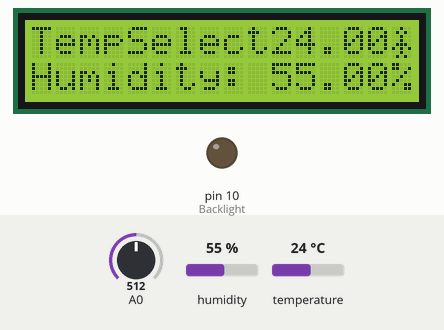
A sketch run on a simulated Arduino Uno, built with avr-gcc and run on an emulated ATmega328P. Parts: 16×2 character LCD, output pins drawn as LEDs (lit = HIGH). Inputs (shaded band) come from the test bench; at power-on: A0 = 512, temperature 24 °C, humidity 55 %.

Above: at 13.1 s.
13.2 s: A0 set to 412
At 14.5 s:
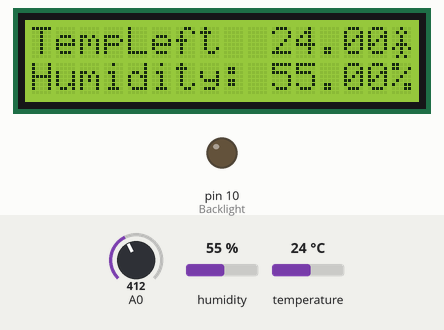
16.1 s: A0 set to 392
At 16.8 s:
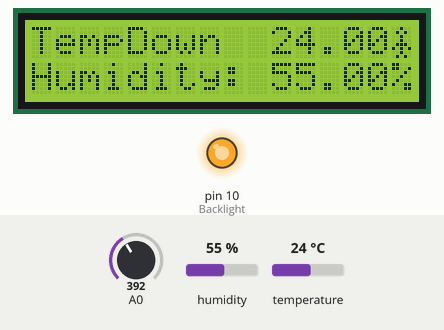
19.0 s: A0 set to 122
At 20.2 s:
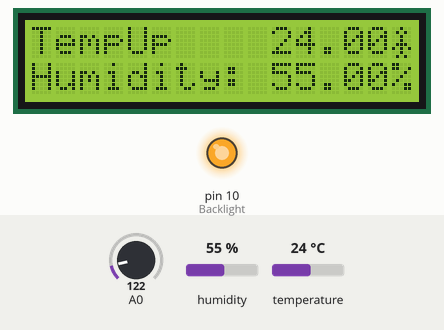
22.5 s: A0 set to 105
24.6 s: A0 set to 96
At 26.2 s:
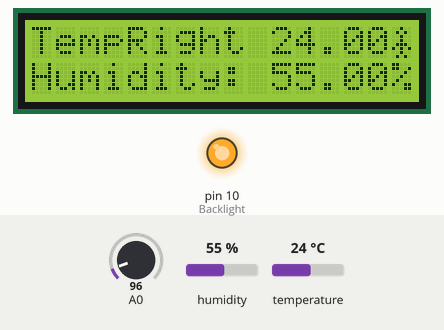
28.3 s: temperature set to 33 °C
At 30.48 s:
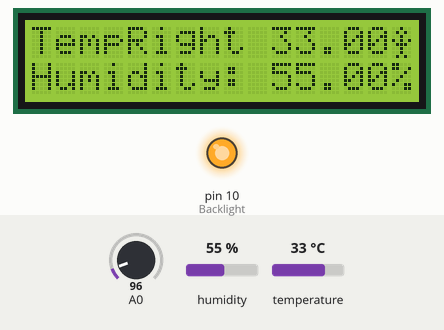
Timing chart, 0 to 32.0 s (numbered marks = the images above; inputs shaded):
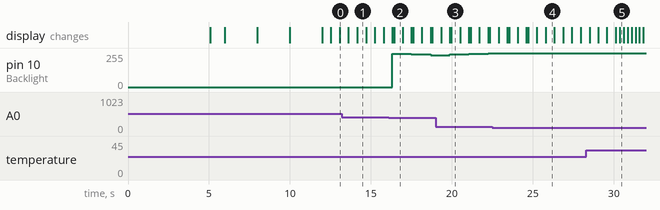

Measured:
- the behaviour switches between 401 and 400 on A0 (found by bisection; images 1 and 2)
- the behaviour switches between 101 and 100 on A0 (found by bisection; images 3 and 4)
- after the input at 13.2 s, the display: first differs from a run without the input after 0.95 s (image 1 shows a later state)
- after the input at 16.1 s, pin 10 (Backlight): 0/255 → 250/255 after 0.21 s, → 245/255 1.2 s later, → 240/255 1.2 s later; the display: first changes after 0.21 s (image 2 shows a later state)
- after the input at 19.0 s, the display: first differs from a run without the input after 0.87 s (image 3 shows a later state)
- after the input at 24.6 s, the display: first differs from a run without the input after 1.2 s (image 4 shows a later state)
- after the input at 28.3 s, the display: first differs from a run without the input after 1.8 s (image 5 shows a later state)

The sketch:

temphumidboxv1.ino
```cpp
/*
The circuit:
* LCD RS pin to digital pin 8
* LCD Enable pin to digital pin 9
* LCD D4 pin to digital pin 4
* LCD D5 pin to digital pin 5
* LCD D6 pin to digital pin 6
* LCD D7 pin to digital pin 7
* LCD R/W pin to ground
* 10K resistor:
* ends to +5V and ground
* wiper to LCD VO pin (pin 3)

*/

// include the library code:
#include <LiquidCrystal.h>
#include "DHT.h"

#define DHTPIN 2     // what pin we're connected to
#define DHTTYPE DHT22   // DHT 22  (AM2302)
DHT dht(DHTPIN, DHTTYPE);

// initialize the library with the numbers of the interface pins
LiquidCrystal lcd(8, 9, 4, 5, 6, 7);
int ButtonVoltage = 0;
int ButtonPressed = 0;
int Backlight = 10;
int fadeValue = 255;

#define BUTTON_SELECT    5
#define BUTTON_LEFT      4
#define BUTTON_DOWN      3
#define BUTTON_UP        2
#define BUTTON_RIGHT     1
#define BUTTON_NONE      0


void printnum(int n) {
    if (n<1000) {
        lcd.print(" ");
        if (n<100) {
            lcd.print(" ");
            if (n<10) {
                lcd.print(" ");
            }
        }
    }
    lcd.print(n);

}
byte armsDown[8] = {
  0b00100,
  0b01010,
  0b00100,
  0b00100,
  0b01110,
  0b10101,
  0b00100,
  0b01010
};
byte armsUp[8] = {
  0b00100,
  0b01010,
  0b00100,
  0b10101,
  0b01110,
  0b00100,
  0b00100,
  0b01010
};

void setup() {
    // create a new character
  lcd.createChar(3, armsDown);
  // create a new character
  lcd.createChar(4, armsUp);

// set up the LCD's number of columns and rows:
lcd.begin(16, 2);
// Print a message to the LCD.
lcd.setCursor (2,0);
lcd.print("Initializing");
lcd.setCursor (1,1);
lcd.print("DangerTemp 1.0");
delay(5000);
lcd.clear();
lcd.setCursor (0,0);
lcd.print("  Suppressing");
lcd.setCursor (0,1);
lcd.print("    Ben Hate");
lcd.setCursor (12,1);
delay(900);
lcd.print(".");
delay(2000);
lcd.print(".");
delay(2000);
lcd.clear();
lcd.print("This is Madness!");
delay(2000);
lcd.clear();

lcd.setCursor (0,0);
lcd.print("Temp: ");
lcd.setCursor (0,1);
lcd.print("Humidity: ");
lcd.setCursor (15,1);
lcd.print("%");

dht.begin();
}

void loop() {
// set the cursor to column 0, line 1
// (note: line 1 is the second row, since counting begins with 0):
//lcd.setCursor(12, 1);
//lcd.print (millis()/1000);

  // Reading temperature or humidity takes about 250 milliseconds!
  // Sensor readings may also be up to 2 seconds 'old' (its a very slow sensor)
  float h = dht.readHumidity();
  float t = dht.readTemperature();

lcd.setCursor(10, 0);
lcd.print (t);
lcd.setCursor(10, 1);
lcd.print (h);


  // read the potentiometer on A0:
  int sensorReading = (t);
  // map the result to 200 - 1000:
  int delayTime = map(sensorReading, 10, 40, 1000, 10);
  // set the cursor to the bottom row, 5th position:
  lcd.setCursor(15, 0);
  // draw the little man, arms down:
  lcd.write(3);
  delay(delayTime);
  lcd.setCursor(15, 0);
  // draw him arms up:
  lcd.write(4);
  delay(delayTime);

ButtonVoltage = analogRead(0);

lcd.setCursor (4,0);
// Observed values:
//     NONE:    1023
//     SELECT:  723
//     LEFT:    481
//     DOWN:    307
//     UP:      133
//     RIGHT:   0

if (ButtonVoltage > 800) ButtonPressed = BUTTON_NONE;    // No button pressed should be 1023
else if (ButtonVoltage > 500) ButtonPressed = BUTTON_SELECT;
else if (ButtonVoltage > 400) ButtonPressed = BUTTON_LEFT;
else if (ButtonVoltage > 250) ButtonPressed = BUTTON_DOWN;
else if (ButtonVoltage > 100) ButtonPressed = BUTTON_UP;
else ButtonPressed = BUTTON_RIGHT;

switch (ButtonPressed) {
case BUTTON_SELECT:
            lcd.print ("Select");
            break;
case BUTTON_LEFT:
            lcd.print ("Left  ");
            break;
case BUTTON_DOWN:     {
                lcd.print ("Down  ");
                fadeValue = fadeValue -5;
                if (fadeValue < 5) { fadeValue = 0; }
                analogWrite (Backlight, fadeValue);
                lcd.setCursor(12,0);
                printnum(fadeValue);
                delay (100);
            }
            break;
case BUTTON_UP:     {
                lcd.print ("Up    ");
                fadeValue = fadeValue +5;
                if (fadeValue > 254) { fadeValue = 255; }
                analogWrite (Backlight, fadeValue);
                lcd.setCursor(12,0);
                printnum(fadeValue);
                delay (100);
            }
            break;
case BUTTON_RIGHT:
            lcd.print ("Right ");
            break;
case BUTTON_NONE:
//            lcd.print ("None  ");
            break;
}


// print the number of seconds since reset:
//lcd.setCursor(0,1);
//lcd.print("V:");

//printnum(ButtonVoltage);
}
```
